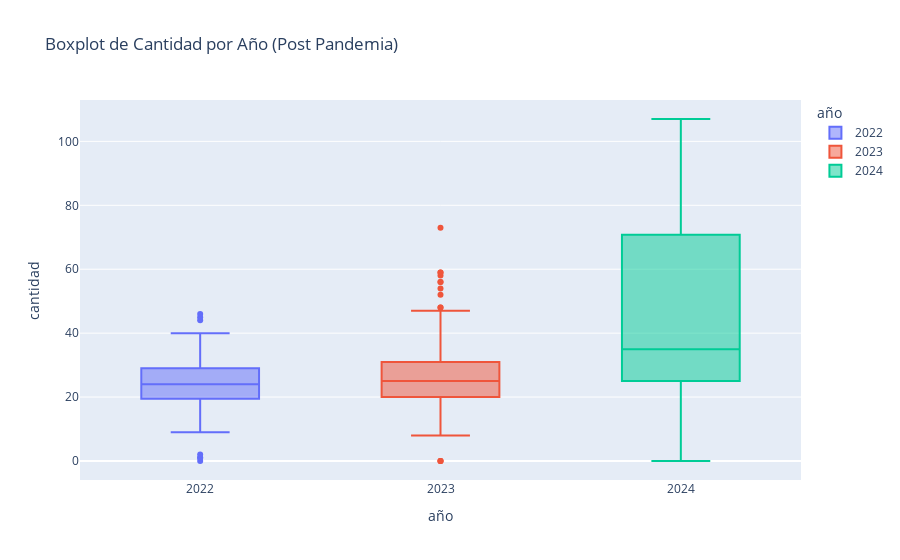

Write notebook code for a chart like this one.
### Code cell
# Convertir el índice en una columna si aún no lo has hecho
post_pandemia_copy = post_pandemia.copy()
post_pandemia_copy['fecha'] = post_pandemia.index

# Extraer el año de la columna 'fecha'
post_pandemia_copy['año'] = post_pandemia_copy['fecha'].str[:4]  # Extraer el año de la fecha en formato 'yyyy-mm-dd'

# Crear el boxplot por año
fig = px.box(post_pandemia_copy, x='año', y='cantidad', title='Boxplot de Cantidad por Año (Post Pandemia)', color='año')

# Mostrar el gráfico
fig.show()

### Figure 1 — Plotly figure (JSON) as saved in the notebook; plotly's stock layout.template omitted (floating-point values rounded to 4 significant figures; data arrays with more than 128 entries replaced by an {"elided": "..."} marker saying what was removed)
{"data": [{"alignmentgroup": "True", "hovertemplate": "año=%{x}<br>cantidad=%{y}<extra></extra>", "legendgroup": "2022", "marker": {"color": "#636efa"}, "name": "2022", "notched": false, "offsetgroup": "2022", "orientation": "v", "showlegend": true, "type": "box", "x": {"elided": "244 str values"}, "x0": " ", "xaxis": "x", "y": {"elided": "244 int values"}, "y0": " ", "yaxis": "y"}, {"alignmentgroup": "True", "hovertemplate": "año=%{x}<br>cantidad=%{y}<extra></extra>", "legendgroup": "2023", "marker": {"color": "#EF553B"}, "name": "2023", "notched": false, "offsetgroup": "2023", "orientation": "v", "showlegend": true, "type": "box", "x": {"elided": "242 str values"}, "x0": " ", "xaxis": "x", "y": {"elided": "242 int values"}, "y0": " ", "yaxis": "y"}, {"alignmentgroup": "True", "hovertemplate": "año=%{x}<br>cantidad=%{y}<extra></extra>", "legendgroup": "2024", "marker": {"color": "#00cc96"}, "name": "2024", "notched": false, "offsetgroup": "2024", "orientation": "v", "showlegend": true, "type": "box", "x": {"elided": "163 str values"}, "x0": " ", "xaxis": "x", "y": {"elided": "163 int values"}, "y0": " ", "yaxis": "y"}], "layout": {"boxmode": "overlay", "legend": {"title": {"text": "año"}, "tracegroupgap": 0}, "title": {"text": "Boxplot de Cantidad por Año (Post Pandemia)"}, "xaxis": {"anchor": "y", "categoryarray": ["2022", "2023", "2024"], "categoryorder": "array", "domain": [0, 1], "title": {"text": "año"}}, "yaxis": {"anchor": "x", "domain": [0, 1], "title": {"text": "cantidad"}}}}
